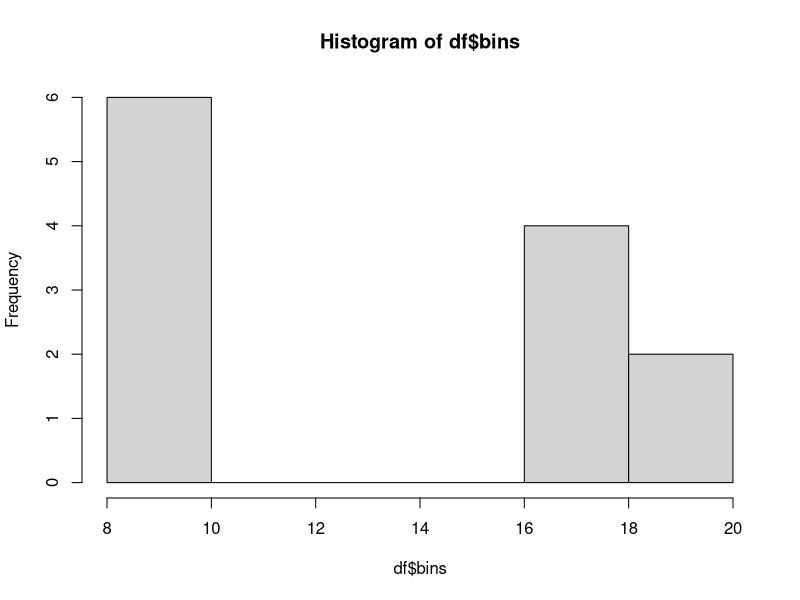
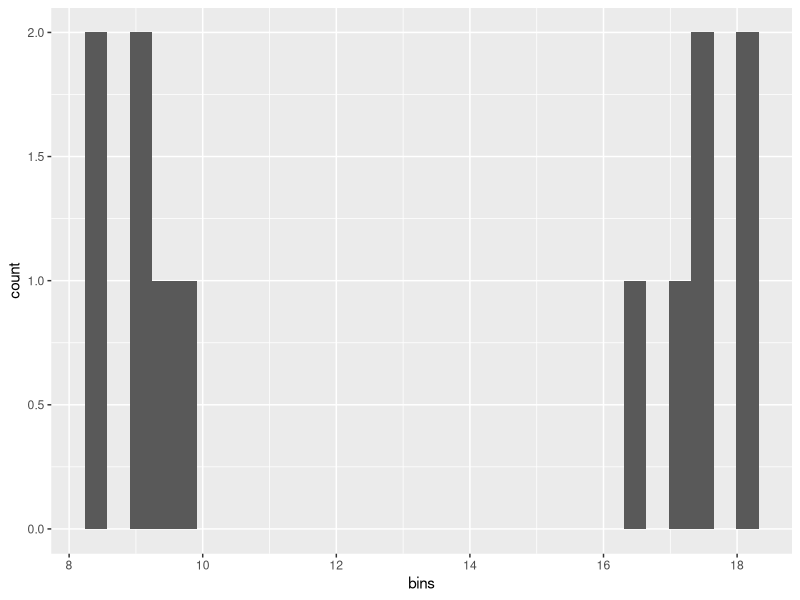

The R source for these figures, in order:


library(lubridate)

#Sample Data
df<-data.frame(time=as.POSIXct(c(
  '2017-07-03 08:23:00',
  '2017-07-03 09:00:00',
  '2017-07-03 17:23:00',
  '2017-07-03 18:05:00',
  '2017-07-04 08:24:00',
  '2017-07-04 09:02:00',
  '2017-07-04 17:24:00',
  '2017-07-04 18:01:00',
  '2017-07-05 08:57:00',
  '2017-07-05 09:31:00',
  '2017-07-05 16:25:00',
  '2017-07-05 17:14:00')))

#Extract Time
df$hour = hour(df$time) + minute(df$time)/60 + second(df$time)/3600

#Create Bins
bins=c(paste0(rep(c(paste0(0,0:9),10:23), each=4),".", c("00",25,50,75))[-1],"24:00")

#Divide Data Into Bins
df$bins = cut(df$hour, breaks=seq(0, 24, 0.25), labels=bins)

#Reformat to Numeric
df$bins <- as.numeric(as.character(df$bins))

#Histogram
hist(df$bins)

#With ggplot
library(ggplot2)
ggplot(df, aes(bins)) +
  geom_histogram()

